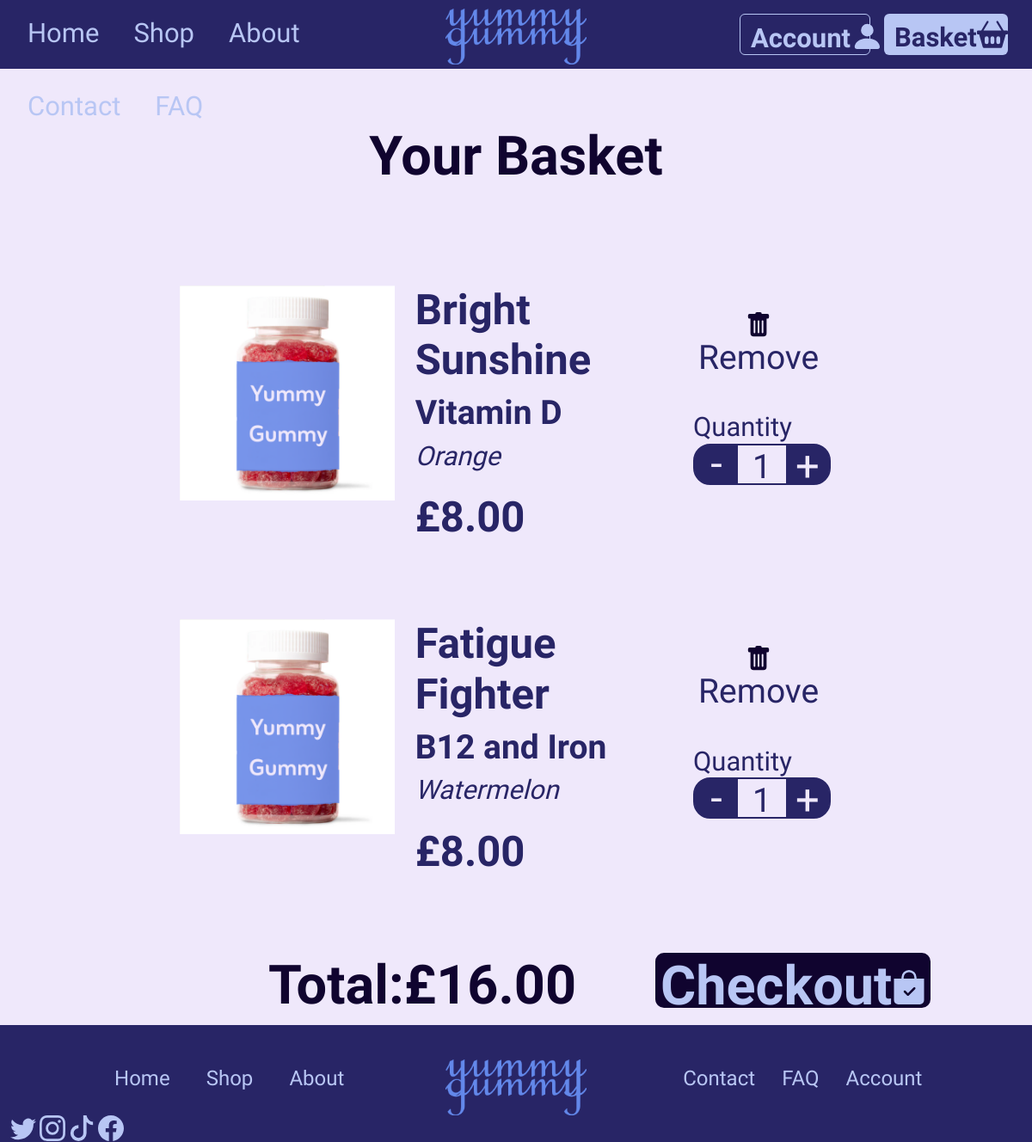
/cart (signed in), run on an earlier commit of the app's database.
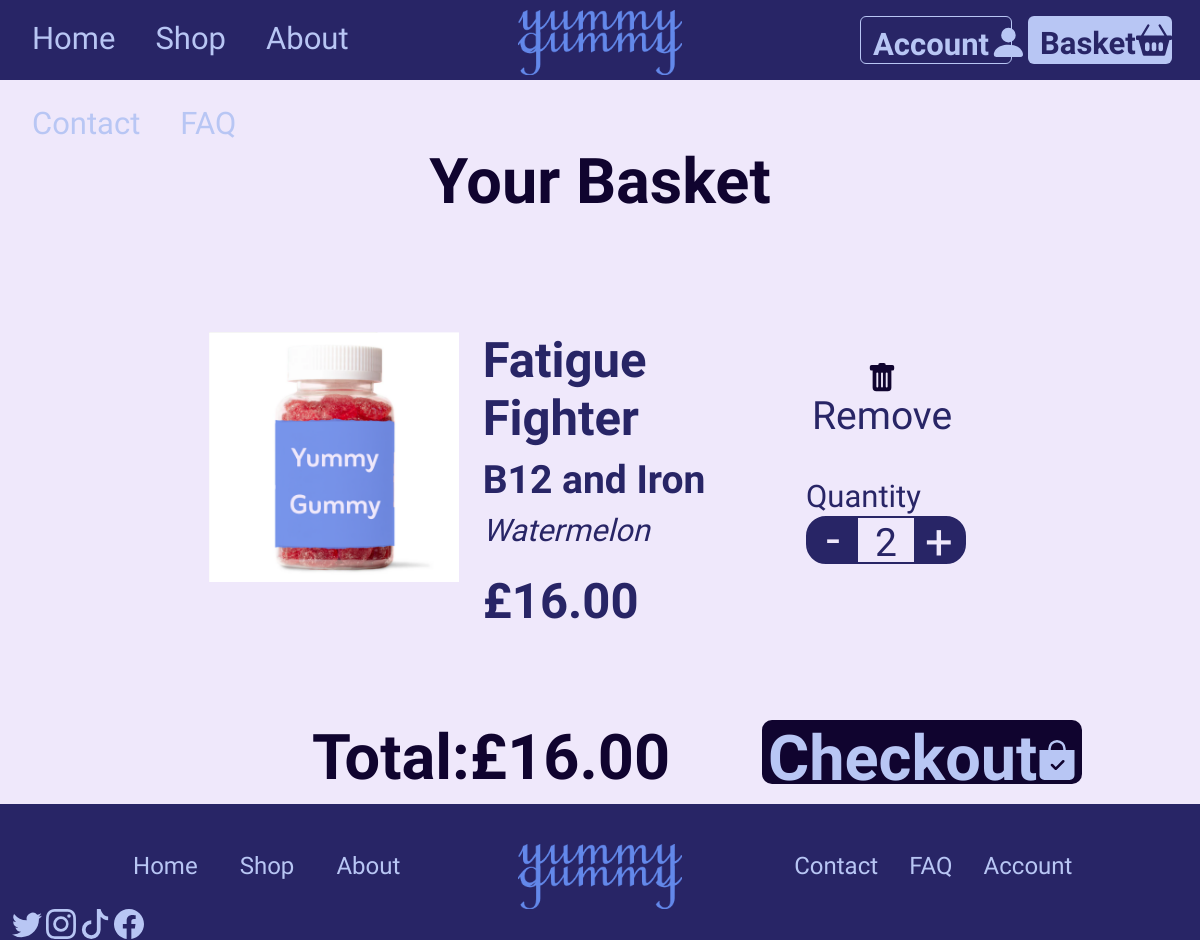
And on a later commit of the database.
### app/models.py (models this page shows, shortened)
class Cart(db.Model):
    id: so.Mapped[int] = so.mapped_column(primary_key=True)
    product_id: so.Mapped[int] = so.mapped_column(sa.ForeignKey('product.id'), nullable=False)
    user_id: so.Mapped[int] = so.mapped_column(sa.ForeignKey('user.id'), nullable=False)
    quantity: so.Mapped[int] = so.mapped_column(nullable=False, default=1)
    product = db.relationship('Product', backref='carts', lazy=True)
    @property
    def total_price(self):
        return self.product.price * self.quantity

class Product(db.Model):
    id: so.Mapped[int] = so.mapped_column(primary_key=True)
    name: so.Mapped[str] = so.mapped_column(sa.String(255), index=True, nullable=False)
    vitamin: so.Mapped[str] = so.mapped_column(sa.String(255), nullable=False)
    flavour: so.Mapped[str] = so.mapped_column(sa.String(50), index=True, nullable=True)
    price: so.Mapped[float] = so.mapped_column(sa.Numeric(10, 2), nullable=False)
    description: so.Mapped[str] = so.mapped_column(sa.String(1000), nullable=True)

### app/routes.py (the view, shortened to what this page needs)
@app.route("/cart", methods=["GET", "POST"])
@login_required
def cart():
    if request.method == "GET":
        cart_items = Cart.query.join(Product).filter(Cart.user_id == current_user.id).all()
        subtotal = sum(item.product.price * item.quantity for item in cart_items)
        return render_template("cart.html", title="Cart", cart_items=cart_items, subtotal=subtotal)

### app/models.py (called while the page is built)
@login.user_loader
def load_user(id):
    return db.session.get(User, int(id))

### app/templates/cart.html (shortened to what this page needs)
{% extends 'base.html' %}
{% block body %}
    <h1 class="ygtitle">Your Basket</h1>
    {% if cart_items %}
        <div class="row">
            <div class="col-2 colpadd"></div>
            <div class="col">
                {% for item in cart_items %}
                <div class="row cart-item">
                    <div class="col-4 cartbox">
                        <a href="{{ url_for('product_detail', product_id=item.product.id) }}" class="img4cart">
                            <img src="{{ url_for('static', filename='images/yumgum.png') }}" alt="{{ item.product.name }}" height="250" id="cartimg">
                        </a>
                    </div>
                    <div class="col cartinfo">
                        <h2 class="productnm">{{ item.product.name }}</h2>
                        <h3 class="vitamin">{{ item.product.vitamin }}</h3>
                        <h4 class="flavour">{{ item.product.flavour }}</h4>
                        <h2 class="price">£{{ item.product.price * item.quantity }}</h2>
                    </div>
                    <div class="col-3 cartamount">
                        <button type="button" class="remove" data-item-id="{{ item.id }}">
                            <img src="/static/images/trash.svg" alt="Rubbish Bin">
                            <h3>Remove</h3>
                        </button>
                        <h4 class="prodmininfo">Quantity</h4>
                        <div class="cartquantitybutton" id="cart-item-{{ item.id }}">
                            <button type="button" class="cartminus" data-cart-item-id="{{ item.id }}" data-action="decrease">
                                <h2>-</h2>
                            </button>
                            <h3 id="quantity-{{ item.id }}">{{ item.quantity }}</h3>
                            <button type="button" class="cartplus" data-cart-item-id="{{ item.id }}" data-action="increase">
                                <h2>+</h2>
                            </button>
                        </div>
                    </div>
                </div>
                {% endfor %}
            </div>
            <div class="col-2 colpadd"></div>
        </div>
        <div class="row checksect">
            <div class="col-3 colpadd"></div>
            <div class="col">
                <div class="carttotal">
                    <h1>Total:</h1>
                    <h1 id="cart-total">£{{ cart_items|map(attribute='total_price')|sum }}</h1>
                </div>
            </div>
            <div class="col">
                <form action="{{ url_for('home') }}" method="post">
                    <button class="checkout">
                        <h1>Checkout</h1>
                        <img src="/static/images/bag.svg" alt="Shopping Bag">
                    </button>
                </form>
            </div>
        </div>
    {% endif %}
{% endblock %}

### app/templates/base.html (shortened to what this page needs)
<!DOCTYPE html>
<html lang="en">
<head>
	<link href="{{ url_for('static', filename='css/bootstrap.min.css') }}" rel="stylesheet">
    <link href="{{ url_for('static', filename='css/style.css') }}" rel="stylesheet">
    <link href="{{ url_for('static', filename='css/responsive480.css') }}" rel="stylesheet">
    <link href="{{ url_for('static', filename='css/responsive768.css') }}" rel="stylesheet">
</head>
<body>
    <header>
        <div class="container-fluid">
            <div class="row">
                <div class="col-4">
                    <nav class="navleft">
                        <a href="{{ url_for('home') }}"><h4>Home</h4></a>
                        <a href="{{ url_for('shop') }}"><h4>Shop</h4></a>
                        <a href="/about"><h4>About</h4></a>
                        <a href="{{ url_for('contact') }}"><h4>Contact</h4></a>
                        <a href="{{ url_for('faq') }}"><h4>FAQ</h4></a>
                    </nav>
                </div>
                <div class="col-4 desklogo">
                    <a href="{{ url_for('home') }}" class="logo">
                        <img src="{{ url_for('static', filename='images/logotemp.png') }}" alt-text="Yummy Gummy Logo" height="65">
                    </a>
                </div>
                <div class="col-4">
                    <nav class="navright">
                        <a class="btn btn-primary" href="{{ url_for('cart') }}" role="button" id="navbasket">
                            <h4>Basket</h4>
                            <img src="{{ url_for('static', filename='images/basket.svg') }}" alt-text="Shopping Basket">
                        </a>
                        <a class="btn btn-primary" href="{{ url_for('login') }}" role="button" id="navacct">
                            <h4>Account</h4>
                            <img src="{{ url_for('static', filename='images/person.svg') }}" alt-text="My Account picture" id="navperson">
                        </a>
                    </nav>
                </div>
            </div>
        </div>
    </header>
    <div class="wrapper">
        <div class="container-fluid no-padding-container">
            {% block body %} {% endblock %}
        </div>
        <footer class="container-fluid">
            <div class="footer-content">
                <div class="row rowstyle">
                    <div class="col-1 colpadd"></div>
                    <div class="col">
                        <nav class="footleft">
                            <a href="{{ url_for('home') }}"><h5>Home</h5></a>
                            <a href="{{ url_for('shop') }}"><h5>Shop</h5></a>
                            <a href="/about"><h5>About</h5></a>
                        </nav>
                    </div>
                    <div class="col">
                        <a href="{{ url_for('home') }}" class="logo" id="btmlogo">
                            <img src="{{ url_for('static', filename='images/logotemp.png') }}" alt-text="Yummy Gummy Logo" height="65">
                        </a>
                    </div>
                    <div class="col">
                        <nav class="footright">
                            <a href="{{ url_for('contact') }}"><h5>Contact</h5></a>
                            <a href="{{ url_for('faq') }}"><h5>FAQ</h5></a>
                            <a href="{{ url_for('login') }}"><h5>Account</h5></a>
                        </nav>
                    </div>
                    <div class="col-1 colpadd"></div>
                </div>
                <div class="footsocial">
                    <img src="{{ url_for('static', filename='images/social/twitter.svg') }}" alt-text="twitter logo">
                    <img src="{{ url_for('static', filename='images/social/instagram.svg') }}" alt-text="instagram logo">
                    <img src="{{ url_for('static', filename='images/social/tiktok.svg') }}" alt-text="tiktok logo">
                    <img src="{{ url_for('static', filename='images/social/facebook.svg') }}" alt-text="facebook logo">
                </div>
            </div>
        </footer>
    </div>
</body>
</html

### app/static/css/style.css (style rules this page uses)
html { height: 100%; }
h1 { font-size: 63px; }
h2 { font-size: 49px; }
h3 { font-size: 39px; }
h4 { font-size: 31px; }
h5 { font-size: 24px; }
body { font-family: Zain; background-color:#EFE8FB; margin-top: 5rem; height: 100%; }
.wrapper { display: flex; flex-direction: column; min-height: 100%; }
header { width: 100%; background-color: #282566; height: 5rem; position: fixed; top: 0; left: 0; }
.navleft a { float: left; text-align: center; padding: 20px; text-decoration: none; font-weight: 400; color: #B8C6F4; }
.logo img { margin-top: 10px; display: block; margin-left: auto; margin-right: auto; }
.navright a { float: right; text-decoration: none; margin-right: 1rem; }
#navbasket { border: none; background-color: #B8C6F4; color: #282566; width: 9rem; height: 3rem; text-align: left; margin-top: 1rem; display: flex; justify-content: space-between; }
#navacct { border: 1px solid #B8C6F4; background-color: #282566; color: #B8C6F4; width: 9.5rem; height: 3rem; text-align: left; margin-top: 1rem; display: flex; justify-content: space-between; }
.navright h4 { font-weight: 600; margin-top: 3px; }
footer { width: 100%; background-color: #282566; color: #B8C6F4; min-height: 8.5rem; margin-top: auto; }
.footleft, .footright { display: flex; justify-content: space-around; }
.footleft a { float: left; text-align: center; margin-top: 3rem; text-decoration: none; font-weight: 700; color: #B8C6F4; }
.footright a { float: right; text-align: center; margin-top: 3rem; text-decoration: none; font-weight: 700; color: #B8C6F4; }
#btmlogo img { margin-top: 40px; }
.footsocial { bottom: 0; }
.ygtitle { text-align: center; color:#10042F; font-weight: 700; }
.prodmininfo { color: #282566; margin: 0; }
.cartbox { display: flex; justify-content: flex-end; }
.cart-item { margin: 5rem 0; }
.vitamin, .wvitamin { font-weight: 550; color: #282566; }
.flavour, .wflavour { font-style: italic; color: #282566; }
.cartquantitybutton { display: flex; flex-direction: row; justify-content: space-between; align-items: center; border: 2px solid #282566; border-radius: 20px; width: 160px; height: 48px; color:#282566; background-color: #EFE8FB; }
.cartquantitybutton h3 { margin-top: 15px; }
.cartminus { background-color: #282566; color:#EFE8FB; border-radius: 16px 0 0 16px; border: none; height: 46px; width: 50px; display: flex; justify-content: center; align-items: center; }
.cartminus h2 { margin-top: 10px; }
.cartplus { background-color: #282566; color:#EFE8FB; border-radius: 0 16px 16px 0; border: none; height: 46px; width: 50px; display: flex; justify-content: center; align-items: center; }
.cartplus h2 { margin-top: 15px; }
.price { font-weight: 600; color: #282566; margin-top: 1.5rem; }
.remove { color: #282566; background-color: #EFE8FB; border: none; text-decoration: none; display: flex; flex-direction: column; align-items: center; margin: 30px 0; }
.checkout { color:#B8C6F4; background-color: #10042F; border: none; border-radius: 10px; width: 20rem; height: 4rem; display: flex; flex-direction: row; justify-content: space-around; align-items: baseline; }
.checkout h1 { font-weight: 700; }
.productnm, .wproductnm { color: #282566; font-weight: 700; }
.carttotal { display: flex; flex-direction: row; justify-content: space-between; width: 70%; }
.carttotal h1 { font-weight: 800; color: #10042F; }

What changed in the data, as far as the page shows it:
removed Cart: product.name "Bright Sunshine", product.vitamin "Vitamin D", product.flavour "Orange", item.product.price*item.quantity "8.00", quantity "1"
changed Cart "Fatigue Fighter": item.product.price*item.quantity "8.00" → "16.00"; quantity "1" → "2"
